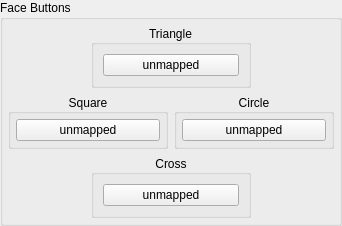
            <widget class="QGroupBox" name="gb_face_buttons">
             <property name="sizePolicy">
              <sizepolicy hsizetype="Fixed" vsizetype="Fixed">
               <horstretch>0</horstretch>
               <verstretch>0</verstretch>
              </sizepolicy>
             </property>
             <property name="title">
              <string>Face Buttons</string>
             </property>
             <layout class="QVBoxLayout" name="gb_face_buttons_layout">
              <property name="leftMargin">
               <number>5</number>
              </property>
              <property name="topMargin">
               <number>5</number>
              </property>
              <property name="rightMargin">
               <number>5</number>
              </property>
              <property name="bottomMargin">
               <number>5</number>
              </property>
              <item>
               <widget class="QWidget" name="widget_triangle" native="true">
                <layout class="QHBoxLayout" name="widget_triangle_layout">
                 <property name="leftMargin">
                  <number>0</number>
                 </property>
                 <property name="topMargin">
                  <number>0</number>
                 </property>
                 <property name="rightMargin">
                  <number>0</number>
                 </property>
                 <property name="bottomMargin">
                  <number>0</number>
                 </property>
                 <item>
                  <widget class="QGroupBox" name="gb_triangle">
                   <property name="sizePolicy">
                    <sizepolicy hsizetype="Preferred" vsizetype="Fixed">
                     <horstretch>0</horstretch>
                     <verstretch>0</verstretch>
                    </sizepolicy>
                   </property>
                   <property name="minimumSize">
                    <size>
                     <width>160</width>
                     <height>0</height>
                    </size>
                   </property>
                   <property name="maximumSize">
                    <size>
                     <width>0</width>
                     <height>16777215</height>
                    </size>
                   </property>
                   <property name="title">
                    <string>Triangle</string>
                   </property>
                   <property name="alignment">
                    <set>Qt::AlignmentFlag::AlignCenter</set>
                   </property>
                   <layout class="QVBoxLayout" name="verticalLayout_3">
                    <item>
                     <widget class="QPushButton" name="TriangleButton">
                      <property name="focusPolicy">
                       <enum>Qt::FocusPolicy::NoFocus</enum>
                      </property>
                      <property name="text">
                       <string>unmapped</string>
                      </property>
                     </widget>
                    </item>
                   </layout>
                  </widget>
                 </item>
                </layout>
               </widget>
              </item>
              <item>
               <layout class="QHBoxLayout" name="layout_square_circle">
                <item>
                 <widget class="QGroupBox" name="gb_square">
                  <property name="minimumSize">
                   <size>
                    <width>160</width>
                    <height>0</height>
                   </size>
                  </property>
                  <property name="title">
                   <string>Square</string>
                  </property>
                  <property name="alignment">
                   <set>Qt::AlignmentFlag::AlignCenter</set>
                  </property>
                  <layout class="QVBoxLayout" name="gb_square_layout">
                   <property name="leftMargin">
                    <number>5</number>
                   </property>
                   <property name="topMargin">
                    <number>5</number>
                   </property>
                   <property name="rightMargin">
                    <number>5</number>
                   </property>
                   <property name="bottomMargin">
                    <number>5</number>
                   </property>
                   <item>
                    <widget class="QPushButton" name="SquareButton">
                     <property name="focusPolicy">
                      <enum>Qt::FocusPolicy::NoFocus</enum>
                     </property>
                     <property name="text">
                      <string>unmapped</string>
                     </property>
                    </widget>
                   </item>
                  </layout>
                 </widget>
                </item>
                <item>
                 <widget class="QGroupBox" name="gb_circle">
                  <property name="minimumSize">
                   <size>
                    <width>160</width>
                    <height>0</height>
                   </size>
                  </property>
                  <property name="title">
                   <string>Circle</string>
                  </property>
                  <property name="alignment">
                   <set>Qt::AlignmentFlag::AlignCenter</set>
                  </property>
                  <layout class="QVBoxLayout" name="gb_circle_layout">
                   <property name="leftMargin">
                    <number>5</number>
                   </property>
                   <property name="topMargin">
                    <number>5</number>
                   </property>
                   <property name="rightMargin">
                    <number>5</number>
                   </property>
                   <property name="bottomMargin">
                    <number>5</number>
                   </property>
                   <item>
                    <widget class="QPushButton" name="CircleButton">
                     <property name="focusPolicy">
                      <enum>Qt::FocusPolicy::NoFocus</enum>
                     </property>
                     <property name="text">
                      <string>unmapped</string>
                     </property>
                    </widget>
                   </item>
                  </layout>
                 </widget>
                </item>
               </layout>
              </item>
              <item>
               <widget class="QWidget" name="widget_cross" native="true">
                <layout class="QHBoxLayout" name="widget_cross_layout">
                 <property name="leftMargin">
                  <number>0</number>
                 </property>
                 <property name="topMargin">
                  <number>0</number>
                 </property>
                 <property name="rightMargin">
                  <number>0</number>
                 </property>
                 <property name="bottomMargin">
                  <number>0</number>
                 </property>
                 <item>
                  <widget class="QGroupBox" name="gb_cross">
                   <property name="minimumSize">
                    <size>
                     <width>160</width>
                     <height>0</height>
                    </size>
                   </property>
                   <property name="maximumSize">
                    <size>
                     <width>124</width>
                     <height>16777215</height>
                    </size>
                   </property>
                   <property name="title">
                    <string>Cross</string>
                   </property>
                   <property name="alignment">
                    <set>Qt::AlignmentFlag::AlignCenter</set>
                   </property>
                   <layout class="QVBoxLayout" name="verticalLayout_5">
                    <item>
                     <widget class="QPushButton" name="CrossButton">
                      <property name="focusPolicy">
                       <enum>Qt::FocusPolicy::NoFocus</enum>
                      </property>
                      <property name="text">
                       <string>unmapped</string>
                      </property>
                     </widget>
                    </item>
                   </layout>
                  </widget>
                 </item>
                </layout>
               </widget>
              </item>
             </layout>
            </widget>
